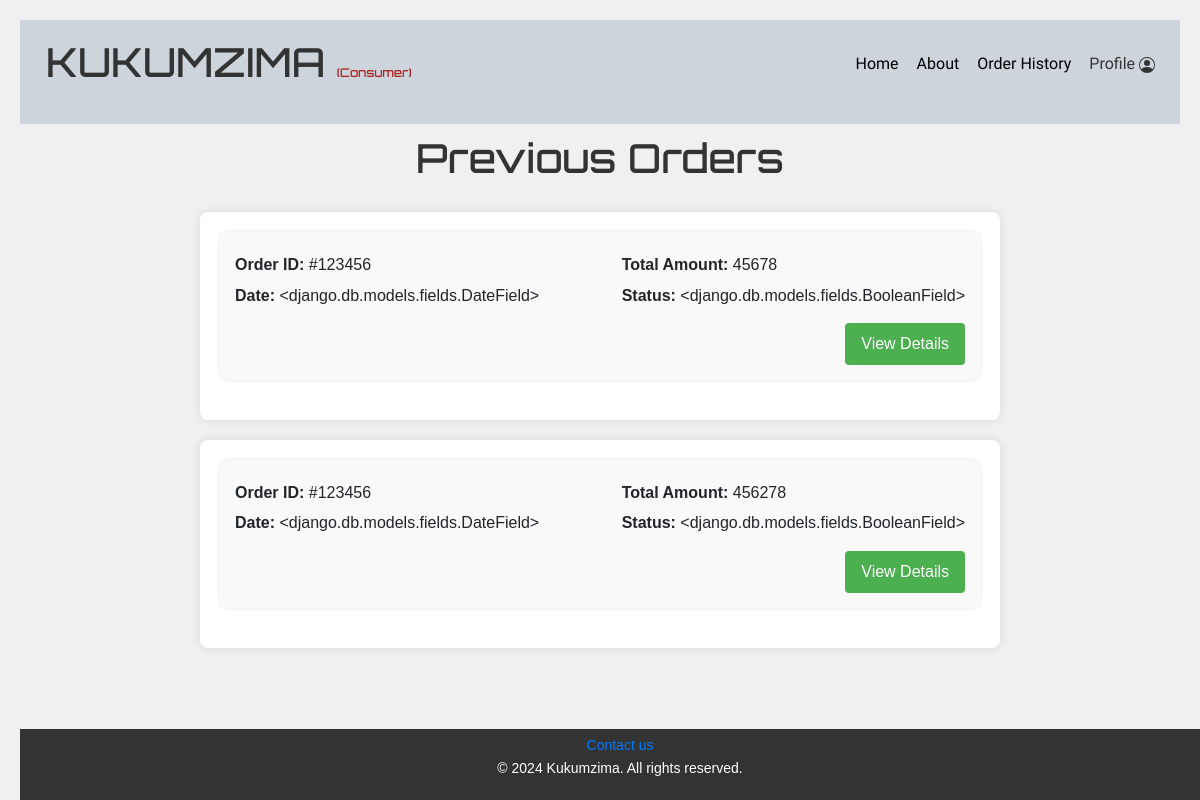
Page /consumers/orderHistory/ on the committed database.
### customers/models.py (models this page shows)
class Order(models.Model):
    item=models.CharField(max_length=100)
    unitPrice=models.IntegerField(max_length=100)
    buyerdb= models.ForeignKey(buyerdb, on_delete=models.CASCADE)
    status=models.BooleanField
    orderDate=models.DateField
    completeOrderDate=models.DateField

### customers/views.py (the view)
# urls.py: path("orderHistory/",views.orderHistory, name="orderHistory"),
def orderHistory(request):
    orders = Order.objects.all()
    return render(request, 'myapp1/orderHistory.html', {'orders': orders})

### customers/templates/myapp1/orderHistory.html (shortened to what this page needs)
{% extends "myapp1/base.html" %}
{% block content %}
</head>
<body>
  <h1>Previous Orders</h1>
  {% for order in orders %}
<div class="container">
  <div class="order">
    <div class="order-details">
      <div>
        <p><strong>Order ID:</strong> #123456</p>
        <p><strong>Date:</strong> {{ order.completeOrderDate }}</p>
      </div>
      <div>
        <p><strong>Total Amount:</strong> {{ order.unitPrice }}</p>
        <p><strong>Status:</strong> {{ order.status }}</p>
      </div>
    </div>
    <div class="order-actions">
      <button id="viewDetailsBtn">View Details</button>
    </div>
  </div>
  </div>
</body>
{% endfor %}
{% endblock %}

### static/styles.css (style rules this page uses)
* { margin: 10px; }
h1 { font-family: "Orbitron", sans-serif; font-style: normal; font-optical-sizing: auto; font-weight: 3px; color: #333333; padding: 10px; text-align: center; }
body { font-family: Arial, sans-serif; margin: 10px; width: 100%; background-color: #f4f4f4; }
button { background-color: green; color: black; border-radius: 70%; }

### customers/templates/myapp1/orderHistory.html (style rules this page uses)
* { margin: 0; padding: 0; box-sizing: border-box; }
body { font-family: Arial, sans-serif; line-height: 1.6; background-color: #f0f0f0; margin: 0; padding: 20px; }
.container { max-width: 800px; margin: 20px auto; padding: 20px; background-color: #fff; border-radius: 8px; box-shadow: 0 0 10px rgba(0, 0, 0, 0.1); }
h1 { text-align: center; margin-bottom: 20px; }
.order { margin-bottom: 20px; padding: 15px; background-color: #f9f9f9; border-radius: 8px; box-shadow: 0 0 5px rgba(0, 0, 0, 0.1); }
.order-details { display: flex; justify-content: space-between; align-items: center; margin-bottom: 10px; }
.order-details p { margin: 5px 0; }
.order-actions { text-align: right; }
.order-actions button { padding: 8px 16px; background-color: #4CAF50; color: white; border: none; border-radius: 4px; cursor: pointer; }

### rows in the picture
Order: completeOrderDate "<django.db.models.fields.DateField>", unitPrice "45678", status "<django.db.models.fields.BooleanField>"
Order: completeOrderDate "<django.db.models.fields.DateField>", unitPrice "456278", status "<django.db.models.fields.BooleanField>"
